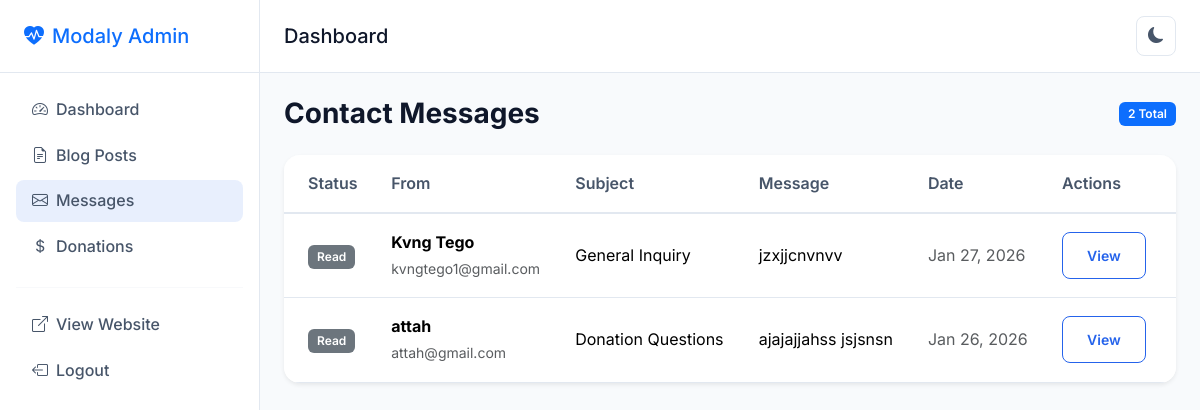
/admin/messages (signed in), run on the app's committed database.
### app.py (models this page shows)
class ContactMessage(db.Model):
    id = db.Column(db.Integer, primary_key=True)
    name = db.Column(db.String(100), nullable=False)
    email = db.Column(db.String(120), nullable=False)
    subject = db.Column(db.String(200))
    message = db.Column(db.Text, nullable=False)
    read = db.Column(db.Boolean, default=False)
    created_at = db.Column(db.DateTime, default=datetime.utcnow)

### app.py (the view)
@app.route('/admin/messages')
@login_required
def admin_messages():
    messages = ContactMessage.query.order_by(ContactMessage.created_at.desc()).all()
    return render_template('admin/messages.html', messages=messages)

### app.py (called while the page is built)
def login_required(f):
    @wraps(f)
    def decorated_function(*args, **kwargs):
        if 'user_id' not in session:
            flash('Please log in to access this page.', 'warning')
            return redirect(url_for('login'))
        return f(*args, **kwargs)
    return decorated_function

@app.context_processor
def inject_globals():
    return {'current_year': datetime.now().year}

### templates/admin/messages.html (shortened to what this page needs)
{% extends 'admin/base.html' %}
{% block content %}
<div class="d-flex justify-content-between align-items-center mb-4">
    <h1 class="h3 fw-bold mb-0">Contact Messages</h1>
    <span class="badge bg-primary">{{ messages|length }} Total</span>
</div>
<div class="card border-0 shadow-sm">
    <div class="card-body p-0">
        {% if messages %}
        <div class="table-responsive">
            <table class="table table-hover align-middle mb-0">
                <thead class="bg-light">
                    <tr>
                        <th class="ps-4">Status</th>
                        <th>From</th>
                        <th>Subject</th>
                        <th>Message</th>
                        <th>Date</th>
                        <th class="pe-4">Actions</th>
                    </tr>
                </thead>
                <tbody>
                    {% for msg in messages %}
                    <tr class="{{ 'table-warning' if not msg.read else '' }}">
                        <td class="ps-4">
                            {% if msg.read %}
                            <span class="badge bg-secondary">Read</span>
                            {% else %}
                            <span class="badge bg-primary">New</span>
                            {% endif %}
                        </td>
                        <td>
                            <strong>{{ msg.name }}</strong><br>
                            <small class="text-muted">{{ msg.email }}</small>
                        </td>
                        <td>{{ msg.subject or 'No subject' }}</td>
                        <td>{{ msg.message[:60] }}{% if msg.message|length > 60 %}...{% endif %}</td>
                        <td class="text-muted">{{ msg.created_at.strftime('%b %d, %Y') }}</td>
                        <td class="pe-4">
                            <button class="btn btn-sm btn-outline-primary me-1" data-bs-toggle="modal"
                                    data-bs-target="#msgModal{{ msg.id }}">View</button>
                        </td>
                    </tr>
                    {% endfor %} </tbody>
            </table>
        </div>
        {% else %}
        <div class="text-center py-5">
            <p class="text-muted">No messages yet.</p>
        </div>
        {% endif %}
    </div>
</div>
 {% endblock %}

### templates/admin/base.html (shortened to what this page needs)
<!DOCTYPE html>
<html lang="en">
<head>
    <link href="https://cdn.jsdelivr.net/npm/bootstrap@5.3.2/dist/css/bootstrap.min.css" rel="stylesheet">
    <link href="https://cdn.jsdelivr.net/npm/bootstrap-icons@1.11.1/font/bootstrap-icons.css" rel="stylesheet">
    <link href="{{ url_for('static', filename='css/style.css') }}" rel="stylesheet">
</head>
<body>
    <aside class="admin-sidebar" id="adminSidebar">
        <div class="admin-sidebar-header">
            <a href="{{ url_for('admin_dashboard') }}" class="text-decoration-none">
                <h5 class="mb-0 text-primary"><i class="bi bi-heart-pulse-fill me-2"></i>Modaly Admin</h5>
            </a>
        </div>
        <nav class="admin-sidebar-menu">
            <ul class="nav flex-column">
                <li class="nav-item">
                    <a class="nav-link {{ 'active' if request.endpoint == 'admin_dashboard' }}" href="{{ url_for('admin_dashboard') }}">
                        <i class="bi bi-speedometer2 me-2"></i>Dashboard
                    </a>
                </li>
                <li class="nav-item">
                    <a class="nav-link {{ 'active' if request.endpoint in ['admin_posts', 'admin_new_post', 'admin_edit_post'] }}" href="{{ url_for('admin_posts') }}">
                        <i class="bi bi-file-earmark-text me-2"></i>Blog Posts
                    </a>
                </li>
                <li class="nav-item">
                    <a class="nav-link {{ 'active' if request.endpoint == 'admin_messages' }}" href="{{ url_for('admin_messages') }}">
                        <i class="bi bi-envelope me-2"></i>Messages
                    </a>
                </li>
                <li class="nav-item">
                    <a class="nav-link {{ 'active' if request.endpoint == 'admin_donations' }}" href="{{ url_for('admin_donations') }}">
                        <i class="bi bi-currency-dollar me-2"></i>Donations
                    </a>
                </li>
            </ul>
            <hr class="my-3" style="border-color: var(--border-color);">
            <ul class="nav flex-column">
                <li class="nav-item">
                    <a class="nav-link" href="{{ url_for('index') }}" target="_blank">
                        <i class="bi bi-box-arrow-up-right me-2"></i>View Website
                    </a>
                </li>
                <li class="nav-item">
                    <a class="nav-link text-danger" href="{{ url_for('logout') }}">
                        <i class="bi bi-box-arrow-left me-2"></i>Logout
                    </a>
                </li>
            </ul>
        </nav>
    </aside>
    <main class="admin-main">
        <header class="admin-header">
            <div class="d-flex align-items-center justify-content-between">
                <div class="d-flex align-items-center">
                    <h5 class="mb-0">{% block page_title %}Dashboard{% endblock %}</h5>
                </div>
                <div class="d-flex align-items-center gap-2">
                    <button class="theme-toggle" id="themeToggle" type="button" aria-label="Toggle theme">
                        <i class="bi bi-moon-fill moon-icon"></i>
                    </button>
                </div>
            </div>
        </header>
        <div class="admin-content">
            {% block content %}{% endblock %}
        </div>
    </main>
</body>
</html>

### static/css/style.css (style rules this page uses)
:root { --primary: #2563eb; --primary-dark: #1d4ed8; --primary-light: #3b82f6; --secondary: #64748b; --success: #10b981; --warning: #f59e0b; --danger: #ef4444; --bg-primary: #ffffff; --bg-secondary: #f8fafc; --bg-tertiary: #f1f5f9; --bg-card: #ffffff; --text-primary: #0f172a; --text-secondary: #475569; --text-muted: #94a3b8; --border-color: #e2e8f0; --shadow-sm: 0 1px 2px rgba(0, 0, 0, 0.05); --shadow-md: 0 4px 6px -1px rgba(0, 0, 0, 0.1), 0 2px 4px -1px rgba(0, 0, 0, 0.06); --shadow-lg: 0 10px 15px -3px rgba(0, 0, 0, 0.1), 0 4px 6px -2px rgba(0, 0, 0, 0.05); --shadow-xl: 0 20px 25px -5px rgba(0, 0, 0, 0.1), 0 10px 10px -5px rgba(0, 0, 0, 0.04); --transition-fast: 150ms ease; --transition-base: 300ms ease; --transition-slow: 500ms ease; }
* { transition: background-color var(--transition-base), border-color var(--transition-base), box-shadow var(--transition-base); }
html { scroll-behavior: smooth; }
body { font-family: 'Inter', -apple-system, BlinkMacSystemFont, 'Segoe UI', Roboto, sans-serif; background-color: var(--bg-primary); color: var(--text-primary); line-height: 1.6; overflow-x: hidden; }
a { color: var(--primary); text-decoration: none; transition: color var(--transition-fast); }
.nav-link { color: var(--text-secondary) !important; font-weight: 500; padding: 0.5rem 1rem !important; border-radius: 0.5rem; transition: all var(--transition-fast); }
.theme-toggle { background: transparent; border: 1px solid var(--border-color); border-radius: 0.5rem; padding: 0.5rem; cursor: pointer; color: var(--text-secondary); transition: all var(--transition-fast); display: flex; align-items: center; justify-content: center; width: 40px; height: 40px; }
.theme-toggle .moon-icon { display: block; }
.btn { font-weight: 600; padding: 0.75rem 1.5rem; border-radius: 0.5rem; transition: all var(--transition-fast); position: relative; overflow: hidden; }
.btn-outline-primary { color: var(--primary); border-color: var(--primary); background: transparent; }
.card { background-color: var(--bg-card); border: 1px solid var(--border-color); border-radius: 1rem; box-shadow: var(--shadow-sm); transition: all var(--transition-base); overflow: hidden; }
.card-body { padding: 1.5rem; }
.bg-light { background-color: var(--bg-secondary) !important; }
.table { color: var(--text-primary); margin-bottom: 0; }
.table th { color: var(--text-secondary); font-weight: 600; border-bottom: 2px solid var(--border-color); padding: 1rem; }
.table td { border-bottom: 1px solid var(--border-color); padding: 1rem; vertical-align: middle; }
.table-hover tbody tr { transition: background-color var(--transition-fast); }
.badge { font-weight: 600; padding: 0.5em 0.75em; border-radius: 0.375rem; }
* { -webkit-font-smoothing: antialiased; -moz-osx-font-smoothing: grayscale; }
html { visibility: visible; opacity: 1; }
.table-hover tbody tr { transition: none !important; }

### templates/admin/base.html (style rules this page uses)
.admin-sidebar { position: fixed; top: 0; left: 0; bottom: 0; width: 260px; background-color: var(--bg-card); border-right: 1px solid var(--border-color); z-index: 1000; transition: transform 0.3s ease; }
.admin-sidebar-header { padding: 1.5rem; border-bottom: 1px solid var(--border-color); }
.admin-sidebar-menu { padding: 1rem; }
.admin-sidebar-menu .nav-link { color: var(--text-secondary); padding: 0.75rem 1rem; border-radius: 0.5rem; margin-bottom: 0.25rem; transition: all 0.2s ease; }
.admin-sidebar-menu .nav-link:hover, .admin-sidebar-menu .nav-link.active { color: var(--primary); background-color: rgba(37, 99, 235, 0.1); }
.admin-sidebar-menu .nav-link i { width: 24px; }
.admin-main { margin-left: 260px; min-height: 100vh; background-color: var(--bg-secondary); }
.admin-header { background-color: var(--bg-card); border-bottom: 1px solid var(--border-color); padding: 1rem 1.5rem; position: sticky; top: 0; z-index: 100; }
.admin-content { padding: 1.5rem; }

### data on the page
ContactMessage: read "Read", name "Kvng Tego", email "kvngtego1@gmail.com", subject "General Inquiry", message "jzxjjcnvnvv", created_at "Jan 27, 2026"
ContactMessage: read "Read", name "attah", email "attah@gmail.com", subject "Donation Questions", message "ajajajjahss jsjsnsn", created_at "Jan 26, 2026"

### other printed values
{{ messages|length }} "2"
